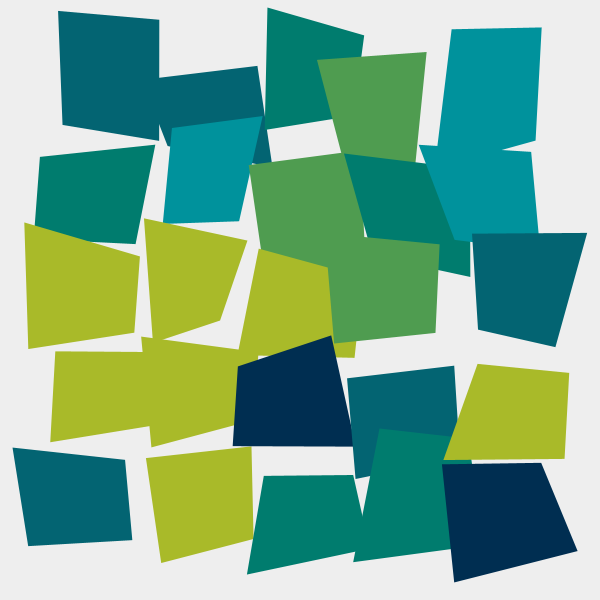
Frame 1 (no input)
Frame 60 (the mouse pressed at the canvas centre just before this capture): identical to frame 1, image omitted
Frame 120 (the mouse held since frame 60 and released just before this capture): identical to frame 1, image omitted

The Processing sketch that drew this single still picture (run headless with seeded random() and noise(); from frame 60 on, the mouse is pressed at the canvas centre):

// Processing sketch: processing_151419
// ── processing_151419.pde

/* OpenProcessing Tweak of *@*http://www.openprocessing.org/sketch/150365*@* */


int edge, col, num=5; // declaring the variables for the edge round the image, the color and the number of columns
float unit; // unit = the width of a column, sz = size of the square
long rs = 100; // the variable for the randomSeed (that I want to change by mouseClick 

int [] fills = { 
   #007C6E, #A9BA29, #4F9C50, #002E51, #036472, 
  #00929C
};// array of colors

void setup() {
  size(600, 600);
  noStroke();
  rectMode(CENTER);
 
  edge = width/14; //the empty space around the 5x5 squares
  unit = (width-2*edge)/num; //the width of a column
 
}

void draw() {
 
   
randomSeed(rs);
  background(#eeeeee);
  for (int i=0; i<num; i++) {
    for (int j=0; j<num; j++) {
      float r = random(1);  // a random number between 0 and 0.9999 in order to differentiate between darker and lighter squares
      if (r>0.85) {  // if r is greater than 0.85 then the square will be darker
        
      } 
      else { //otherwiese it will be lighter

      }
      float varX = random(-20, 20);  // variables to make the squares look 'shaky'
      float varY = random(-20, 20);  // variables to make the squares look 'shaky'
int answer = int(random(fills.length)); 
      fill(fills[answer]); 
      plotRandomizedQuad(edge+(i)*unit+varX, edge+(j)*unit+varY, unit, unit);
    }
  }
}

void mouseClicked() {
  rs = hour()+minute()+second()+millis(); // = generate a new randomSeed > different look of the image
  //fill(fills[answer]); // = generate a new color
}

void plotRandomizedQuad(float x, float y, float w, float h) {
  float num =20;

  beginShape();
  vertex(x+random(-num, num), y+random(-num, num));
  vertex(x+random(-num, num), y+h+random(-num, num));
  vertex(x+w+random(-num, num), y+h+random(-num, num));
  vertex(x+w+random(-num, num), y+random(-num, num));
  endShape(CLOSE);
} // end plotRandomizedQuad
